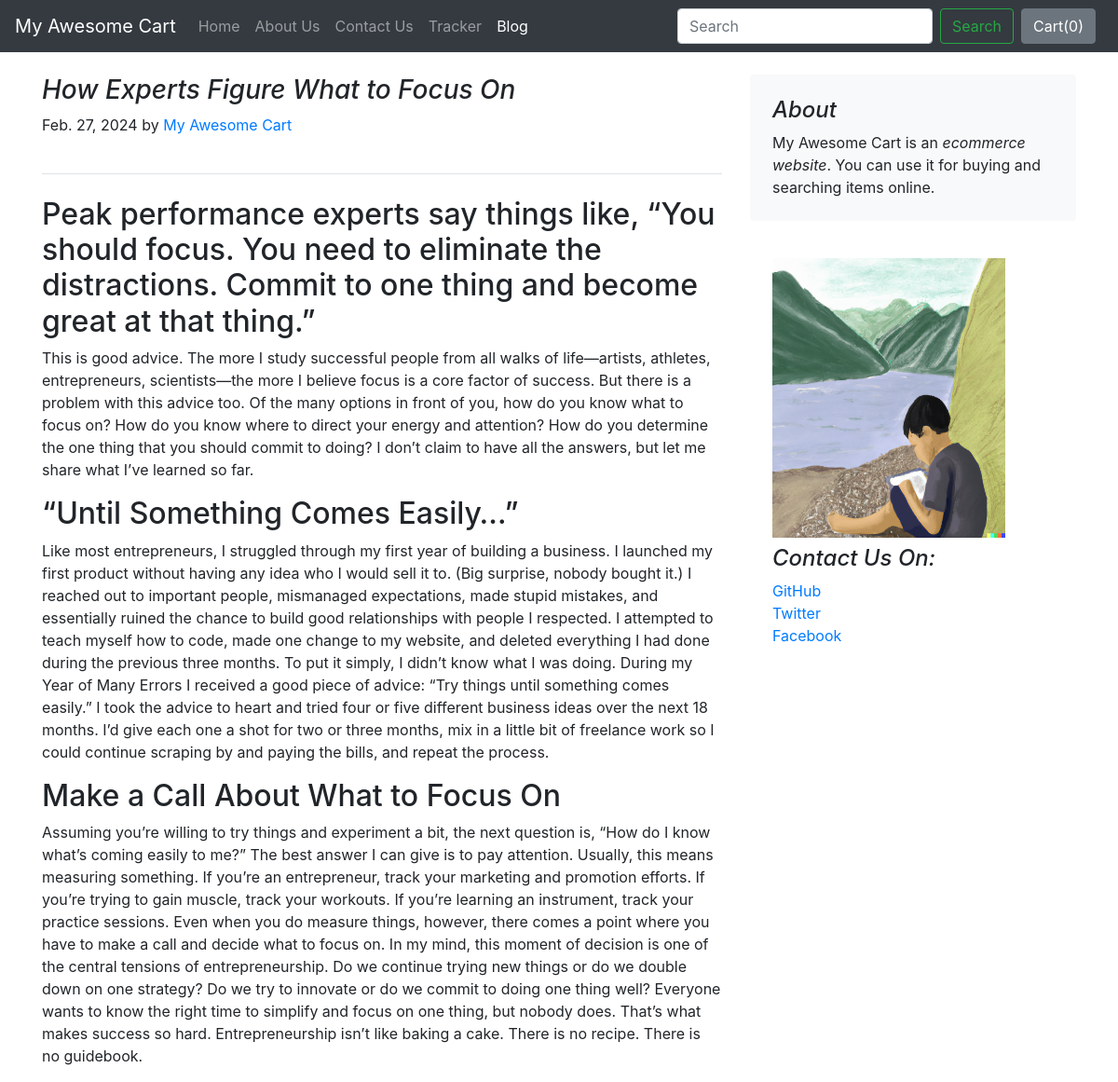
Page /blog/blogpost/7 on the committed database.
### blog/models.py (models this page shows, shortened)
class Blogpost(models.Model):
    post_id = models.AutoField(primary_key=True)
    title = models.CharField(max_length=500)
    head0 = models.CharField(max_length=500, default="")
    chead0 = models.CharField(max_length=5000, default="")
    head1 = models.CharField(max_length=500, default="")
    chead1 = models.CharField(max_length=5000, default="")
    head2 = models.CharField(max_length=500, default="")
    chead2 = models.CharField(max_length=5000, default="")
    pub_date = models.DateField()
    thumbnail = models.ImageField(upload_to='blog/images', default="")

### blog/views.py (the view)
# urls.py: path("blogpost/<int:pid>", views.blogpost, name="blogPost")
def blogpost(request, pid):
    post = Blogpost.objects.filter(post_id=pid)[0]
    return render(request, "blog/blogpost.html", {'post': post})

### blog/templates/blog/blogpost.html
{%extends 'blog/basic.html'%}
{%block body%}
<div class="container">
    <div class="row mt-4">
        <div class="col-md-8 blog-main">
            <div class="pb-4 mb-4 border-bottom">
                <h3 class="font-italic">{{post.title}}</h3>
                <p class="blog-post-meta">{{post.pub_date}} by <a href="#">My Awesome Cart</a></p>
            </div>
            <div class="blog-post">
                <h2 class="blog-post-title">{{post.head0}}</h2>
                <p>{{post.chead0}}</p>
                <h2>{{post.head1}}</h2>
                <p> {{post.chead1}}</p>
                <h2>{{post.head2}}</h2>
                <p>{{post.chead2}}</p>
            </div>
        </div>
        <aside class="col-md-4 blog-sidebar">
            <div class="p-4 mb-3 bg-light rounded">
                <h4 class="font-italic">About</h4>
                <p class="mb-0">My Awesome Cart is an <em>ecommerce website</em>. You can use it for buying and searching items online. </p>
            </div>
            <div class="p-4">
                <img src="/media/{{ post.thumbnail }}" class="bd-placeholder-img" width="250" height="300" alt="Thumbnail">
                <h4 class="font-italic my-2">Contact Us On: </h4>
                <ol class="list-unstyled">
                    <li><a href="#">GitHub</a></li>
                    <li><a href="#">Twitter</a></li>
                    <li><a href="#">Facebook</a></li>
                </ol>
            </div>
        </aside>
    </div>
</div>
{%endblock%}

### rows in the picture
Blogpost: title "How Experts Figure What to Focus On", pub_date "Feb. 27, 2024", head0 "Peak performance experts say things like, “You should focus. You need to eliminate the distractions. Commit to one thing and become great at that thing.”", chead0 "This is good advice. The more I study successful people from all walks of life—artists, athletes, entrepreneurs, scientists—the more I believe focus is a core factor of success. But there is a problem with this advice too. Of the many options in front of you, how do you know what to focus on? How do you know where to direct your energy and attention? How do you determine the one thing that you should commit to doing? I don’t claim to have all the answers, but let me share what I’ve learned so far.", head1 "“Until Something Comes Easily…”", chead1 "Like most entrepreneurs, I struggled through my first year of building a business. I launched my first product without having any idea who I would sell it to. (Big surprise, nobody bought it.) I reached out to important people, mismanaged expectations, made stupid mistakes, and essentially ruined the chance to build good relationships with people I respected. I attempted to teach myself how to code, made one change to my website, and deleted everything I had done during the previous three months. To put it simply, I didn’t know what I was doing. During my Year of Many Errors I received a good piece of advice: “Try things until something comes easily.” I took the advice to heart and tried…", head2 "Make a Call About What to Focus On", chead2 "Assuming you’re willing to try things and experiment a bit, the next question is, “How do I know what’s coming easily to me?” The best answer I can give is to pay attention. Usually, this means measuring something. If you’re an entrepreneur, track your marketing and promotion efforts. If you’re trying to gain muscle, track your workouts. If you’re learning an instrument, track your practice sessions. Even when you do measure things, however, there comes a point where you have to make a call and decide what to focus on. In my mind, this moment of decision is one of the central tensions of entrepreneurship. Do we continue trying new things or do we double down on one strategy? Do we try to…", thumbnail (picture)
